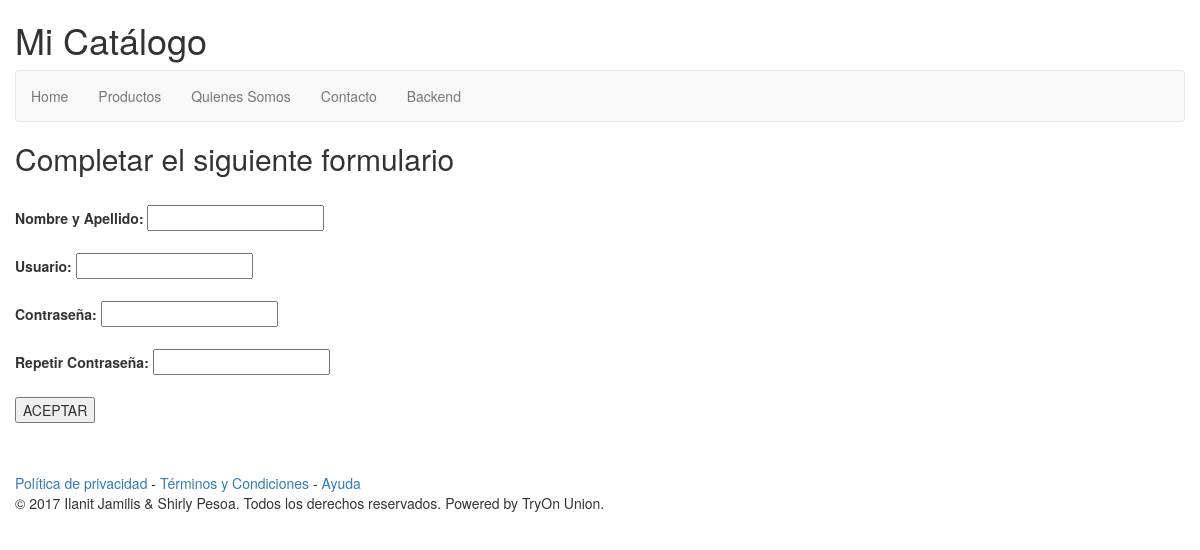
Page /TPFINAL/Usuario-Form.php?idUsuario=ilanitjamilis on the earlier database version.
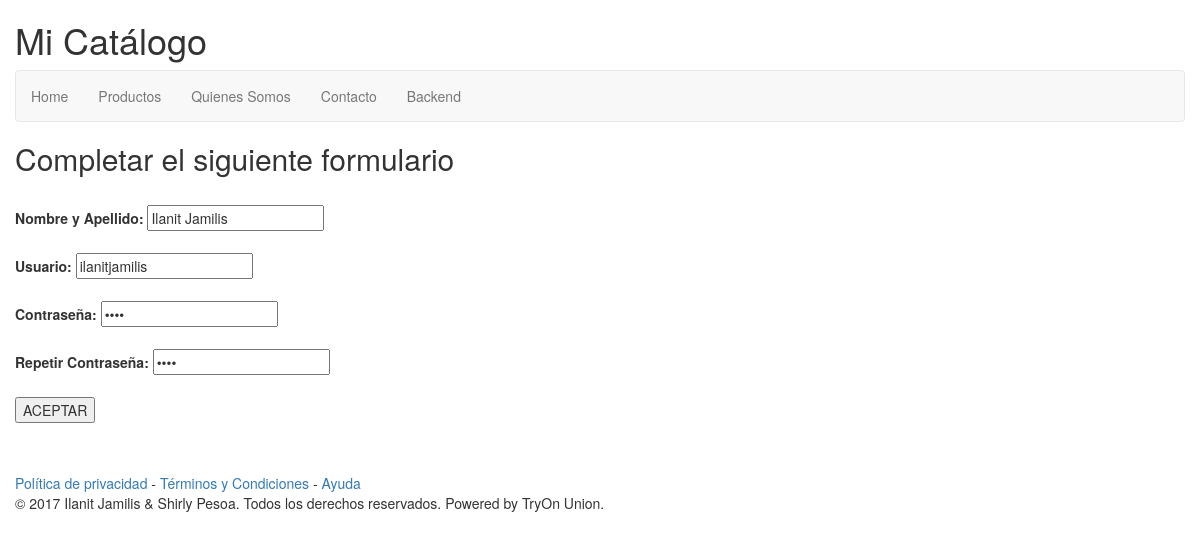
Same page on the later database version.
### tables this page shows
CREATE TABLE IF NOT EXISTS `usuarios` (
  `idUsuarios` int(11) NOT NULL AUTO_INCREMENT,
  `Usuario` varchar(50) NOT NULL,
  `Contrasena` varchar(50) NOT NULL,
  `Nombre` varchar(50) NOT NULL,
  PRIMARY KEY (`idUsuarios`)
);

### TPFINAL/dao/usuarioDao.php (called while the page is built, shortened)
<?php
class usuarioDao {
    static function abrirBaseDatos() {
        $opts = array(
        'servername' => "localhost",
        'username' => "root",
        'password' => "root",
        'dbname' => "db",
    );
        $DBH = new PDO("mysql:host=" . $opts['servername'] . ";dbname=" . $opts['dbname'], $opts['username'], $opts['password']);
        $DBH->setAttribute(PDO::ATTR_ERRMODE, PDO::ERRMODE_EXCEPTION);
        return $DBH;
    }
    public static function traerUsuario($usuario) {
        $DBH = self::abrirBaseDatos();
        try {
            $query = "SELECT idUsuarios, Usuario, Contrasena, Nombre FROM usuarios WHERE Usuario= :usuarioUsuario";
            $params = array(
                ":usuarioUsuario" => $usuario
            );
            $STH = $DBH->prepare($query);
            $STH->setFetchMode(PDO::FETCH_ASSOC);
            $STH->execute($params);
            $usu = new usuario();
      			if ($STH->rowCount() > 0) {
      				while($row = $STH->fetch()) {
      					$usu->id = $row['idUsuarios'];
      					$usu->usuario = $row['Usuario'];
                $usu->contrasena = $row['Contrasena'];
                $usu->nombre = $row['Nombre'];
      				}
      			}
        } catch (PDOException $e) {
            return new usuario();
        }
        return $usu;
    }
}

### TPFINAL/Usuario-Form.php (the view, shortened to what this page needs)
<?php
	include_once ($_SERVER["DOCUMENT_ROOT"] . '/TPFINAL/dao/usuarioDao.php');
	$id = (isset($_GET["idUsuario"]) ? $_GET["idUsuario"] : 0);
	$usuario = usuarioDao::traerUsuario($id);
?>
<h2>Completar el siguiente formulario</h2></br>
<form action="validarUsuario.php" method="POST" id="formPrincipal" enctype="multipart/form-data">
	<label for="nombre">Nombre y Apellido:</label>
	<input type="text" name="nombre" id="nombre" value="<?php echo $usuario->nombre; ?>" />
	<label for="usuario">Usuario:</label>
	<input type="text" name="usuario" id="usuario" value="<?php echo $usuario->usuario; ?>" />
	<label for="contrasena">Contraseña:</label>
	<input type="password" name="contrasena" id="contrasena" value="<?php echo $usuario->contrasena; ?>" />
	<label for="contrasena2">Repetir Contraseña:</label>
	<input type="password" name="contrasena2" id="contrasena2" value="<?php echo $usuario->contrasena; ?>" />
	<input type="button" id="btnEnviar" name="btnEnviar" value="ACEPTAR" onclick="validar();" />
</form>

Differences in the rows shown:
added usuarios: nombre "Ilanit Jamilis", usuario "ilanitjamilis"
